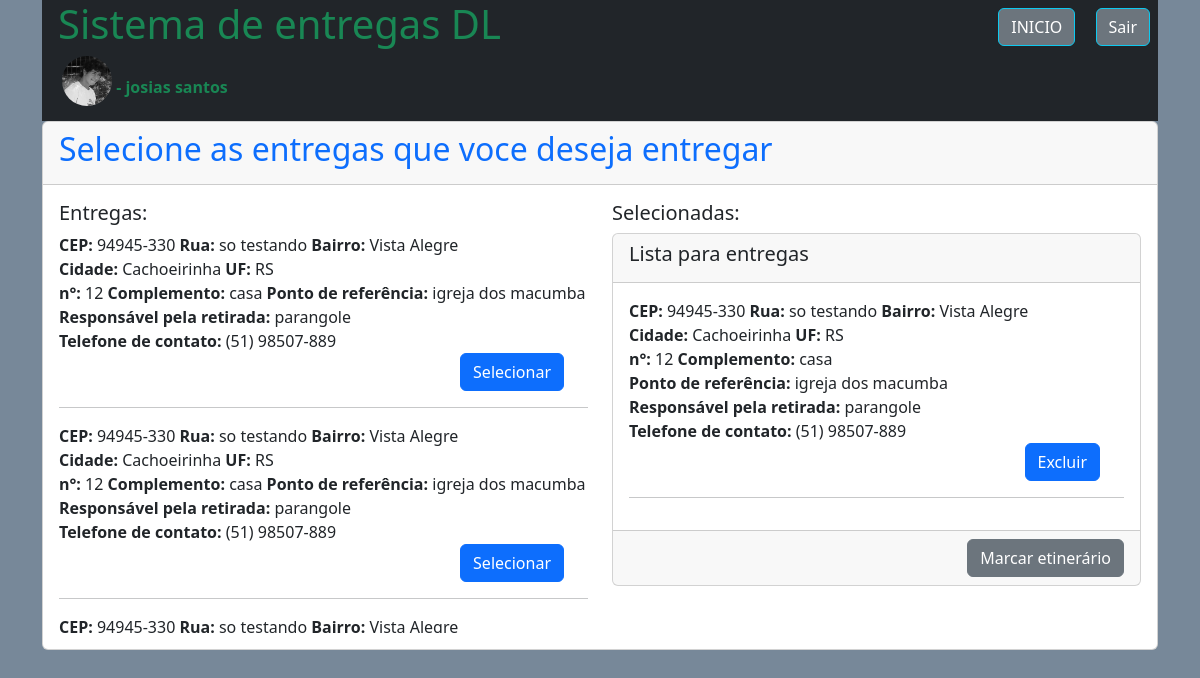
Screenshot of /entregas/selecionar/seleciona_entrega.php (signed in) with the database file from the repository.
### tables this page shows
CREATE TABLE `compras` (
  `id_compra` int(11) NOT NULL,
  `id_usuario` int(11) NOT NULL,
  `id_endereco` int(11) NOT NULL,
  `data` datetime NOT NULL,
  `total` double(10,2) NOT NULL,
  `autorizado` int(1) NOT NULL,
  `sel_entrega` int(1) NOT NULL,
  `entregue` int(1) NOT NULL,
  `pagamento` varchar(30) NOT NULL,
  `parcelas` int(3) NOT NULL
);

CREATE TABLE `endereco_usuario` (
  `id_endereco` int(11) NOT NULL,
  `id_usuario` int(11) NOT NULL,
  `CEP` varchar(9) NOT NULL,
  `logradouro` varchar(120) NOT NULL,
  `bairro` varchar(60) NOT NULL,
  `cidade` varchar(60) NOT NULL,
  `UF` varchar(2) NOT NULL,
  `numero` int(6) NOT NULL,
  `complemento` varchar(60) NOT NULL,
  `ponto_referencia` varchar(100) NOT NULL,
  `retirada_com` varchar(100) NOT NULL,
  `telefone_entrega` varchar(15) NOT NULL
);

CREATE TABLE `entregas` (
  `id_entregas` int(11) NOT NULL,
  `id_entregador` int(11) NOT NULL,
  `id_compra` int(11) NOT NULL,
  `id_usuario` int(11) NOT NULL,
  `id_endereco` int(11) NOT NULL,
  `ordem_ent` int(10) NOT NULL,
  `saida` int(1) NOT NULL,
  `chegada` int(1) NOT NULL,
  `hora_saida` datetime NOT NULL,
  `hora_chegada` datetime NOT NULL,
  `devolucao` int(1) NOT NULL,
  `cancelamento` int(1) NOT NULL,
  `observacoes` varchar(500) NOT NULL,
  `status` int(1) NOT NULL
);

### entregas/verifica_session.php (called while the page is built, shortened)
<?php
if(empty($_SESSION['id_entregador'])){
	session_destroy();
        $msg = 'Sua sessão expirou!';
        header('location:session_exp.php?mens='.$msg);
	}else{
	$id_entregador = $_SESSION['id_entregador'];
        $nome = $_SESSION['nome'];
        $foto = $_SESSION['foto'];
	}
?>

### entregas/selecionar/seleciona_entrega.php (the view, shortened to what this page needs)
<?php
require_once '../../database.php';
require_once '../verifica_session.php';
?>
<!doctype html>
<html lang="pt-br">
  <head>
    <link href="https://cdn.jsdelivr.net/npm/bootstrap@5.3.3/dist/css/bootstrap.min.css" rel="stylesheet">
</head>
  <body style="background: #778899">
    <div class="container">
        <div class="bg-dark">
            <div class="row">
                <div class="col" >
                    <h1 class="text-success ms-3">
                    </h1>
                </div>
                <div class="col" align="right">
                    <a class="btn btn-secondary border-info m-2" href="../home.php">INICIO</a>
                    <a href="../sair.php" class="btn btn-secondary border-info m-2">Sair</a>
                </div>
            </div>
           <?php echo '<img src="../../img/foto_usuario/'.$foto.'" style="border-radius: 50%;width:50px;height:50px;align=left;margin-left:20px;margin-bottom:15px;">';
           echo '<strong class="text-success"> - '.$nome.' </strong>';
           ?>
	</div>
        <div class="card">
            <div class="card-header">
                <h2 class="text-primary">Selecione as entregas que voce deseja entregar</h2>
            </div>
            <div class="card-body">
                    <?php
                    $sql = "SELECT * FROM compras WHERE autorizado = 1 AND sel_entrega = 0";
                    $consulta = $conexao->query($sql);
                    $dados_a = $consulta->fetchALL(PDO::FETCH_ASSOC);
                    echo '<div class="row">
                            <div class="col">
                                <h5>Entregas:</h5>
                                <div style="max-height:400px" class="overflow-auto">
                                    ';
                    foreach ($dados_a as $a){
                        $sql45 = "SELECT * FROM entregas WHERE id_compra = '".$a['id_compra']."'";
			$consulta45 = $conexao->query($sql45);
			$d45 = $consulta45->fetch(PDO::FETCH_ASSOC);
                        if(empty($d45['id_compra'])){
                        $sql2 = "SELECT * FROM endereco_usuario WHERE id_endereco = '".$a['id_endereco']."'";
			$consulta2 = $conexao->query($sql2);
			$d = $consulta2->fetch(PDO::FETCH_ASSOC);
		echo '<form method="POST">
		  <label class="form-check-label" for="endereco'.$d['id_endereco'].'">
                  <strong>CEP:</strong> '.$d['CEP'].'
		  </label>
                  <label class="form-check-label" for="endereco'.$d['id_endereco'].'">
                  <strong> Rua:</strong> '.$d['logradouro'].'
		  </label>
                  <label class="form-check-label" for="endereco'.$d['id_endereco'].'">
                  <strong> Bairro:</strong> '.$d['bairro'].'
		  </label>
                  <label class="form-check-label" for="endereco'.$d['id_endereco'].'">
                  <strong> Cidade:</strong> '.$d['cidade'].'
		  </label>
                  <label class="form-check-label" for="endereco'.$d['id_endereco'].'">
                  <strong> UF:</strong> '.$d['UF'].'
		  </label></br>
                  <label class="form-check-label" for="endereco'.$d['id_endereco'].'">
                  <strong> n°:</strong> '.$d['numero'].'
		  </label>
                  <label class="form-check-label" for="endereco'.$d['id_endereco'].'">
                  <strong> Complemento:</strong> '.$d['complemento'].'
		  </label>
                  <label class="form-check-label" for="endereco'.$d['id_endereco'].'">
                  <strong> Ponto de referência:</strong> '.$d['ponto_referencia'].'
		  </label></br>
                  <label class="form-check-label" for="endereco'.$d['id_endereco'].'">
                  <strong> Responsável pela retirada:</strong> '.$d['retirada_com'].'
		  </label>
                  <label class="form-check-label" for="endereco'.$d['id_endereco'].'">
                  <strong> Telefone de contato:</strong> '.$d['telefone_entrega'].'
		  </label></br>
                  <input type="hidden" name="sel_entrega" value="'.$a['id_compra'].'">
                  <div align="right">
                  <input class="btn btn-primary me-4" type="submit" id="endereco'.$d['id_endereco'].'"  value="Selecionar">
                  </div>
                  </form><hr/>
                ';
                    }}
                    echo '
                            </div>
                            </div>
                            <div class="col">
                            <h5>Selecionadas:</h5>
                            ';
                    echo '<div class="card">
                            <div class="card-header">
                               <h5 class="">Lista para entregas</h5>
                            </div>
                            <div class="card-body"><div style="max-height:320px" class="overflow-auto">';
                            $sql93 = "SELECT * FROM entregas WHERE id_entregador = '".$id_entregador."'";
                            $consulta93 = $conexao->query($sql93);
                            $d93 = $consulta93->fetchALL(PDO::FETCH_ASSOC);
                            foreach ($d93 as $s){
                                $sql2 = "SELECT * FROM endereco_usuario WHERE id_endereco = '".$s['id_endereco']."'";
                                $consulta2 = $conexao->query($sql2);
                                $d = $consulta2->fetch(PDO::FETCH_ASSOC);
                                echo '<form method="POST">
                                  <label class="form-check-label" for="endereco_2'.$d['id_endereco'].'">
                                  <strong>CEP:</strong> '.$d['CEP'].'
                                  </label>
                                  <label class="form-check-label" for="endereco_2'.$d['id_endereco'].'">
                                  <strong> Rua:</strong> '.$d['logradouro'].'
                                  </label>
                                  <label class="form-check-label" for="endereco_2'.$d['id_endereco'].'">
                                  <strong> Bairro:</strong> '.$d['bairro'].'
                                  </label>
                                  <label class="form-check-label" for="endereco_2'.$d['id_endereco'].'">
                                  <strong> Cidade:</strong> '.$d['cidade'].'
                                  </label>
                                  <label class="form-check-label" for="endereco_2'.$d['id_endereco'].'">
                                  <strong> UF:</strong> '.$d['UF'].'
                                  </label></br>
                                  <label class="form-check-label" for="endereco_2'.$d['id_endereco'].'">
                                  <strong> n°:</strong> '.$d['numero'].'
                                  </label>
                                  <label class="form-check-label" for="endereco_2'.$d['id_endereco'].'">
                                  <strong> Complemento:</strong> '.$d['complemento'].'
                                  </label>
                                  <label class="form-check-label" for="endereco_2'.$d['id_endereco'].'">
                                  <strong> Ponto de referência:</strong> '.$d['ponto_referencia'].'
                                  </label></br>
                                  <label class="form-check-label" for="endereco_2'.$d['id_endereco'].'">
                                  <strong> Responsável pela retirada:</strong> '.$d['retirada_com'].'
                                  </label>
                                  <label class="form-check-label" for="endereco_2'.$d['id_endereco'].'">
                                  <strong> Telefone de contato:</strong> '.$d['telefone_entrega'].'
                                  </label></br>
                                  <input type="hidden" name="rec_entrega" value="'.$s['id_compra'].'">
                                  <div align="right">
                                  <input class="btn btn-primary me-4" type="submit" id="endereco_2'.$d['id_endereco'].'"  value="Excluir">
                                  </div><hr/></form>
                                ';
                                    }
                    echo '</div></div>
                            <div class="card-footer" align="right">
                                <a class="btn btn-secondary" href="../etinerario/seleciona_etinerario.php">Marcar etinerário</a>
                            </div>';
                    echo '</div>';
                    ?>
                </div>
            </div>
        </div>
    </div>
  </body>

### rows the page displays
compras: id_endereco.CEP "94945-330", id_endereco.logradouro "so testando", id_endereco.bairro "Vista Alegre", id_endereco.cidade "Cachoeirinha", id_endereco.UF "RS", id_endereco.numero "12", id_endereco.complemento "casa", id_endereco.ponto_referencia "igreja dos macumba", id_endereco.retirada_com "parangole", id_endereco.telefone_entrega "(51) 98507-889"
compras: id_endereco.CEP "94945-330", id_endereco.logradouro "so testando", id_endereco.bairro "Vista Alegre", id_endereco.cidade "Cachoeirinha", id_endereco.UF "RS", id_endereco.numero "12", id_endereco.complemento "casa", id_endereco.ponto_referencia "igreja dos macumba", id_endereco.retirada_com "parangole", id_endereco.telefone_entrega "(51) 98507-889"
compras: id_endereco.CEP "94945-330", id_endereco.logradouro "so testando", id_endereco.bairro "Vista Alegre"
entregas: id_endereco.CEP "94945-330", id_endereco.logradouro "so testando", id_endereco.bairro "Vista Alegre", id_endereco.cidade "Cachoeirinha", id_endereco.UF "RS", id_endereco.numero "12", id_endereco.complemento "casa", id_endereco.ponto_referencia "igreja dos macumba", id_endereco.retirada_com "parangole", id_endereco.telefone_entrega "(51) 98507-889"

### other values shown
$nome "josias santos"
